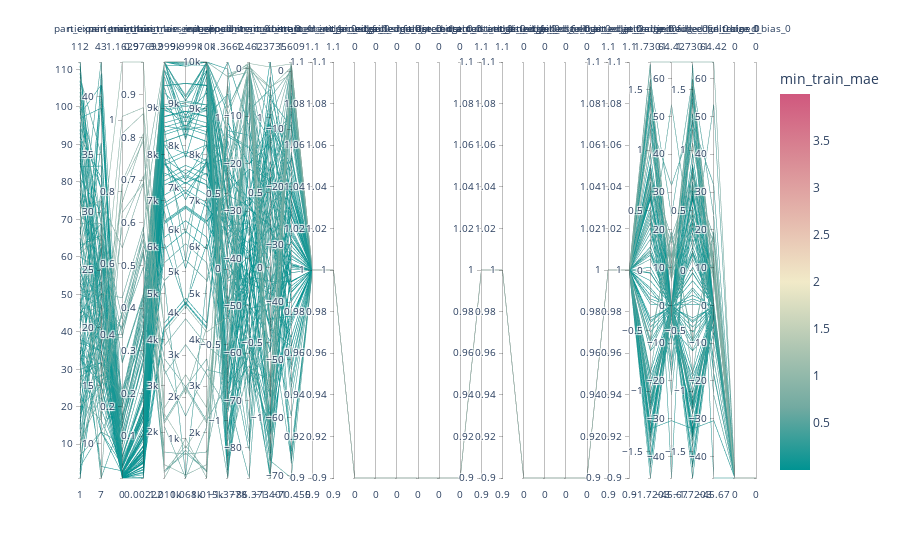

This figure's notebook cell:
### Code cell
fig = px.parallel_coordinates(exp_data, color="min_train_mae",
                             color_continuous_scale=px.colors.diverging.Tealrose,
                             color_continuous_midpoint=2)
fig.show()

### Figure 1 — Plotly figure (JSON) as saved in the notebook; plotly's stock layout.template omitted (floating-point values rounded to 4 significant figures)
{"data": [{"dimensions": [{"label": "participant", "values": [1, 2, 3, 4, 5, 6, 7, 8, 9, 10, 11, 12, 13, 14, 15, 16, 17, 18, 19, 20, 21, 22, 23, 24, 25, 26, 27, 28, 29, 30, 31, 32, 33, 34, 35, 36, 37, 38, 39, 40, 41, 42, 43, 44, 45, 46, 47, 48, 49, 50, 51, 52, 53, 54, 55, 56, 57, 58, 59, 60, 61, 62, 63, 64, 65, 66, 67, 68, 69, 70, 71, 72, 73, 74, 75, 76, 77, 78, 79, 80, 81, 82, 83, 84, 85, 86, 87, 88, 89, 90, 91, 92, 93, 94, 95, 96, 97, 98, 99, 100, 101, 102, 103, 104, 105, 106, 107, 108, 109, 110, 111, 112]}, {"label": "n_experienced", "values": [19, 27, 29, 11, 19, 17, 11, 28, 20, 15, 14, 24, 16, 42, 27, 22, 18, 20, 21, 15, 22, 12, 40, 23, 19, 21, 27, 17, 32, 17, 40, 22, 15, 27, 11, 15, 18, 18, 8, 15, 36, 26, 41, 22, 24, 20, 31, 7, 15, 22, 23, 26, 19, 11, 18, 20, 17, 22, 15, 25, 28, 29, 28, 13, 12, 43, 19, 14, 29, 20, 28, 21, 31, 7, 24, 21, 24, 18, 27, 21, 30, 12, 17, 34, 24, 23, 22, 20, 14, 24, 17, 33, 24, 16, 32, 20, 39, 41, 29, 20, 32, 23, 16, 25, 27, 26, 18, 35, 26, 29, 20, 22]}, {"label": "min_train_loss", "values": [0.0001361, 0.05828, 0.1276, 0.09509, 0.3928, 0.2156, 0.2458, 0.2054, 0.221, 0.8279, 0.4604, 0.1031, 0.2332, 0.004322, 6.628e-06, 0.007977, 0.1147, 0.2249, 0.01762, 0.03317, 0.01985, 0.8175, 0.002988, 0.4152, 0.01808, 0.7715, 0.2345, 0.005059, 0.04495, 0.001913, 0.1406, 0.06135, 0.003054, 0.002313, 0.01183, 0.004419, 0.0008339, 0.01077, 0.01982, 0.03115, 0.02934, 0.004955, 0.001239, 0.1962, 0.005364, 0.01584, 0.1487, 0.1687, 0.4288, 0.004712, 0.2011, 0.1617, 0.04053, 0.0353, 0.07716, 0.005983, 0.01676, 0.0002863, 0.4659, 0.02677, 0.3983, 0.01064, 0.01867, 0.0312, 0.03336, 0.171, 0.1657, 0.1012, 0.3218, 1.011, 0.326, 0.03734, 0.6433, 0.7424, 0.001645, 0.4213, 0.1217, 0.003014, 0.1459, 0.0613, 0.03686, 0.9632, 0.002209, 0.001396, 0.01251, 0.007, 0.1641, 0.006674, 0.01216, 0.1539, 0.061, 0.007909, 0.0005566, 1.514e-05, 0.03234, 0.05646, 0.005171, 0.05013, 0.004034, 0.0169, 0.001001, 0.5036, 0.7029, 0.004754, 1.163, 0.03329, 0.0003939, 0.1758, 0.009161, 0.4445, 0.002041, 0.01521]}, {"label": "min_train_mae", "values": [0.009796, 0.1973, 0.2999, 0.284, 0.5791, 0.4032, 0.3856, 0.3649, 0.4233, 0.8094, 0.5623, 0.2746, 0.4297, 0.05649, 0.002221, 0.07866, 0.2761, 0.4132, 0.1001, 0.1369, 0.1249, 0.7918, 0.04447, 0.5265, 0.118, 0.8005, 0.3375, 0.06129, 0.1644, 0.03737, 0.3507, 0.1942, 0.04271, 0.04005, 0.1003, 0.05417, 0.02285, 0.09463, 0.1157, 0.1447, 0.1479, 0.05723, 0.02758, 0.4045, 0.06118, 0.1072, 0.3439, 0.3483, 0.5363, 0.05356, 0.3755, 0.3481, 0.1505, 0.1576, 0.248, 0.06521, 0.1084, 0.01403, 0.5754, 0.1391, 0.5315, 0.06893, 0.1079, 0.15, 0.1691, 0.3374, 0.3516, 0.2738, 0.4282, 0.8701, 0.434, 0.1705, 0.6922, 0.6931, 0.03865, 0.497, 0.3149, 0.04956, 0.3239, 0.1878, 0.161, 0.856, 0.03609, 0.02943, 0.08921, 0.06797, 0.3489, 0.06621, 0.09685, 0.2973, 0.2142, 0.07631, 0.02109, 0.00315, 0.1573, 0.2034, 0.06292, 0.1674, 0.04825, 0.1048, 0.02788, 0.5899, 0.7101, 0.05766, 0.9769, 0.1567, 0.0162, 0.3926, 0.07519, 0.5455, 0.03929, 0.09705]}, {"label": "min_train_loss_epoch", "values": [7125, 9028, 9074, 9999, 9999, 9999, 2248, 5662, 9999, 1299, 3253, 9999, 9999, 4364, 6212, 7772, 9999, 9999, 9999, 9999, 9488, 1011, 4266, 2123, 8592, 2201, 5246, 9803, 9999, 9334, 6773, 9999, 7853, 6566, 9933, 9999, 8618, 9801, 9999, 9999, 8279, 7347, 4241, 9999, 7071, 8284, 9999, 9999, 1170, 8816, 9999, 9999, 9999, 9999, 9999, 7532, 9999, 9489, 3870, 9438, 3586, 9820, 9053, 9999, 9999, 7941, 9999, 9999, 9999, 4164, 3355, 8827, 4272, 9999, 8429, 1136, 9999, 7791, 9679, 9999, 8685, 2532, 9999, 5958, 7914, 7866, 9999, 7807, 9485, 9999, 9999, 6538, 7598, 8493, 7433, 9966, 6952, 6070, 8212, 9999, 6509, 1572, 1163, 6875, 2391, 8947, 7348, 8550, 8953, 5277, 8978, 8198]}, {"label": "min_train_mae_epoch", "values": [7125, 9032, 9074, 9999, 9999, 9999, 2250, 5662, 9993, 142, 3253, 9999, 9999, 4364, 6212, 7772, 9999, 9999, 9960, 9929, 9488, 1014, 4265, 68, 8593, 2203, 126, 8565, 9999, 8731, 4105, 9074, 6711, 6567, 9904, 9999, 8378, 8321, 9999, 9999, 8279, 7308, 4241, 9999, 5072, 8284, 8381, 9999, 661, 8816, 9999, 9999, 9999, 9999, 9999, 7531, 9999, 9490, 3872, 7721, 2240, 9082, 8466, 8673, 9999, 5900, 9985, 9999, 9999, 4165, 1547, 8827, 2068, 9999, 8429, 729, 9999, 6862, 8144, 8193, 8685, 2534, 9999, 5958, 7330, 7866, 9999, 7081, 9485, 9155, 9999, 6539, 7109, 8493, 7433, 9199, 6952, 4199, 7805, 9897, 6509, 637, 834, 6875, 784, 8946, 7260, 5256, 8677, 5278, 8978, 7183]}, {"label": "end_epoch", "values": [7126, 9072, 9075, 10000, 10000, 10000, 2251, 5663, 10000, 1304, 3254, 10000, 10000, 4365, 6213, 7773, 10000, 10000, 10000, 10000, 9489, 1015, 4275, 2124, 8594, 2204, 5247, 9804, 10000, 9335, 6774, 10000, 7855, 6568, 9934, 10000, 8619, 9802, 10000, 10000, 8280, 7348, 4242, 10000, 7072, 8285, 10000, 10000, 1172, 8817, 10000, 10000, 10000, 10000, 10000, 7571, 10000, 9500, 3873, 9439, 3588, 9821, 9054, 10000, 10000, 7942, 10000, 10000, 10000, 4166, 3356, 8828, 4276, 10000, 8430, 1145, 10000, 7792, 9681, 10000, 8686, 2535, 10000, 5959, 7915, 7867, 10000, 7828, 9486, 10000, 10000, 6540, 7599, 8494, 7434, 10000, 6953, 6071, 8213, 10000, 6510, 1576, 1165, 6876, 2393, 8948, 7349, 8552, 8954, 5279, 8979, 8199]}, {"label": "init_src_content_0", "values": [-0.8577, 1.366, 0.6918, 0.6409, -1.216, -0.2627, -0.7484, -0.7118, 0.7142, 1.288, -0.9276, -1.055, -0.8898, 0.9138, -0.327, -0.6581, -0.8333, -0.3207, 0.4181, 0.3936, 0.06697, 1.27, 0.8737, 0.6628, 0.6189, -0.08695, 0.3705, 0.599, -1.132, -0.8563, 1.207, 0.8884, -0.06432, 0.4864, 0.4248, -1.374, 0.2614, -1.323, -0.752, 1.027, -1.363, -0.2383, 0.9619, 0.5572, -0.2875, -0.2192, -0.4164, -0.8361, 0.4266, -0.5662, -0.2536, -1.3, 0.528, 0.6024, 0.1357, 0.2883, -0.1793, 0.7992, -0.6189, -1.298, -1.378, -0.9054, -0.7, 0.367, 1.319, 0.8438, -0.2696, -0.4847, 1.065, -0.3143, -0.6964, 1.154, 1.016, 1.269, 0.2895, 1.063, 0.241, 0.7322, -1.325, -1.064, -1.088, 1.258, -0.9434, 0.6506, -0.0741, 0.2012, 0.03473, -0.002832, 0.07624, 0.628, 0.5259, 0.5103, 0.2068, -0.2252, -0.6814, 0.1889, -1.37, -0.5908, -0.7894, -0.7154, 0.04349, -0.548, 1.267, 0.2324, 0.597, -1.05, 0.3445, -0.9155, -0.8261, 0.6857, -1.233, 0.2111]}, {"label": "trained_src_content_0", "values": [-38.79, -12.15, -8.725, -55.62, -62.95, -4.16, 0.09998, 0.3255, -69.33, 0.3731, -2.345, -59.19, -58.0, -14.02, -31.82, -44.42, -62.59, -57.14, -47.85, -27.56, -50.61, 1.072, -16.72, -0.5842, -29.61, -0.2113, -0.2588, -49.71, -50.33, -45.91, -35.14, -16.48, -39.32, -28.98, -60.24, -37.06, -36.74, -51.74, -60.7, -57.35, -10.34, -26.42, -20.18, -77.85, -44.19, -49.81, -7.41, -86.37, 1.063, -30.47, -3.301, -5.577, -53.99, -69.39, -7.24, -32.57, -66.65, -35.59, 0.6406, -48.93, 0.7908, -20.06, -21.16, -66.38, -48.21, -32.18, -79.23, -80.68, 0.7289, 0.51, 0.8322, -25.87, 1.462, -0.7083, -39.2, 1.262, -56.84, -44.54, -56.22, -60.02, -42.47, 1.296, -50.83, -27.72, -44.12, -43.87, -65.54, -45.21, -55.55, -74.62, -56.41, -21.19, -33.36, -43.13, -38.97, -67.32, -16.06, -30.95, -35.21, -27.14, -28.86, 0.3913, 0.6738, -29.37, 1.161, -49.91, -38.75, -53.61, -41.17, 0.8039, -43.4, -48.84]}, {"label": "init_src_content_1", "values": [-1.043, 0.2299, 1.191, -1.188, -0.7592, -1.284, -0.08939, 0.5639, -0.1841, -0.9584, -0.8625, -1.111, -1.04, 0.2319, -0.4229, -0.5585, -1.063, -1.401, -1.063, 0.009941, -0.241, -0.81, 0.5662, -0.09584, 0.2907, 1.2, -1.107, -0.4891, -0.8365, 0.393, 0.5664, 0.5101, -0.4077, 0.6642, -0.09274, 0.5971, -1.106, 0.4768, -1.381, -0.9835, -1.169, -0.3433, 0.9613, 0.5663, 0.7107, 0.6066, -0.3328, 0.397, 0.2693, -0.07138, -0.3508, 0.5256, -1.285, 0.6709, 0.843, -0.2045, 0.9669, -1.239, 1.135, 1.027, -0.462, 0.8351, 0.5923, 0.2338, -1.388, -0.5615, 0.6586, 0.3482, -0.3997, 1.207, 0.09762, 0.8889, 0.8109, -1.381, -0.3851, -0.2567, -0.8511, 1.073, 0.08005, 1.095, -0.9702, -0.8019, 0.9703, 1.373, -0.1415, -0.08839, -0.5486, -0.1712, -0.1157, 0.8504, -1.2, -0.832, -0.7323, -0.8634, 0.9396, 0.4219, -0.2187, 1.127, 0.8341, 0.3247, 1.025, -0.4611, -1.224, 0.2785, 1.34, 1.176, 0.2679, 0.8923, 1.274, 0.9998, 0.1676, 0.8827]}, {"label": "trained_src_content_1", "values": [-41.02, -53.74, -50.87, -21.2, -0.7157, -70.45, 0.981, 1.009, -4.477, 0.6689, 0.8611, -9.946, -3.787, -20.37, -32.02, -30.23, -2.476, -6.064, -28.03, -65.82, -24.62, 1.284, -20.9, 0.5469, -51.65, 0.6955, 0.5197, -33.99, -14.04, -37.77, -5.77, -67.93, -47.63, -36.5, -36.37, -47.49, -43.47, -33.74, -33.29, -19.86, -34.27, -42.38, -16.35, -5.224, -28.38, -29.38, -59.71, -11.1, 1.609, -44.07, -67.29, -56.71, -23.06, -29.07, -67.11, -46.04, -27.26, -38.21, 0.1519, -22.24, -4.277, -39.88, -39.53, -31.77, -33.58, -1.536, -9.21, -15.01, -0.5222, -0.4835, -0.6686, -54.73, 1.14, 0.331, -31.0, 1.103, -14.61, -37.2, -6.96, -21.08, -18.63, 1.221, -33.48, -22.56, -24.84, -29.55, -6.018, -32.5, -34.88, -7.381, -23.62, -30.95, -36.45, -42.69, -17.4, -19.21, -24.24, -9.604, -25.65, -49.16, -24.85, -2.329, 0.798, -38.31, 1.275, -18.48, -43.09, -8.735, -25.68, 0.7013, -34.89, -27.67]}, {"label": "init_att_src_edge_0", "values": [1, 1, 1, 1, 1, 1, 1, 1, 1, 1, 1, 1, 1, 1, 1, 1, 1, 1, 1, 1, 1, 1, 1, 1, 1, 1, 1, 1, 1, 1, 1, 1, 1, 1, 1, 1, 1, 1, 1, 1, 1, 1, 1, 1, 1, 1, 1, 1, 1, 1, 1, 1, 1, 1, 1, 1, 1, 1, 1, 1, 1, 1, 1, 1, 1, 1, 1, 1, 1, 1, 1, 1, 1, 1, 1, 1, 1, 1, 1, 1, 1, 1, 1, 1, 1, 1, 1, 1, 1, 1, 1, 1, 1, 1, 1, 1, 1, 1, 1, 1, 1, 1, 1, 1, 1, 1, 1, 1, 1, 1, 1, 1]}, {"label": "trained_att_src_edge_0", "values": [1, 1, 1, 1, 1, 1, 1, 1, 1, 1, 1, 1, 1, 1, 1, 1, 1, 1, 1, 1, 1, 1, 1, 1, 1, 1, 1, 1, 1, 1, 1, 1, 1, 1, 1, 1, 1, 1, 1, 1, 1, 1, 1, 1, 1, 1, 1, 1, 1, 1, 1, 1, 1, 1, 1, 1, 1, 1, 1, 1, 1, 1, 1, 1, 1, 1, 1, 1, 1, 1, 1, 1, 1, 1, 1, 1, 1, 1, 1, 1, 1, 1, 1, 1, 1, 1, 1, 1, 1, 1, 1, 1, 1, 1, 1, 1, 1, 1, 1, 1, 1, 1, 1, 1, 1, 1, 1, 1, 1, 1, 1, 1]}, {"label": "init_src_edge_0", "values": [null, null, null, null, null, null, null, null, null, null, null, null, null, null, null, null, null, null, null, null, null, null, null, null, null, null, null, null, null, null, null, null, null, null, null, null, null, null, null, null, null, null, null, null, null, null, null, null, null, null, null, null, null, null, null, null, null, null, null, null, null, null, null, null, null, null, null, null, null, null, null, null, null, null, null, null, null, null, null, null, null, null, null, null, null, null, null, null, null, null, null, null, null, null, null, null, null, null, null, null, null, null, null, null, null, null, null, null, null, null, null, null]}, {"label": "trained_src_edge_0", "values": [null, null, null, null, null, null, null, null, null, null, null, null, null, null, null, null, null, null, null, null, null, null, null, null, null, null, null, null, null, null, null, null, null, null, null, null, null, null, null, null, null, null, null, null, null, null, null, null, null, null, null, null, null, null, null, null, null, null, null, null, null, null, null, null, null, null, null, null, null, null, null, null, null, null, null, null, null, null, null, null, null, null, null, null, null, null, null, null, null, null, null, null, null, null, null, null, null, null, null, null, null, null, null, null, null, null, null, null, null, null, null, null]}, {"label": "init_full_src_edge_0", "values": [null, null, null, null, null, null, null, null, null, null, null, null, null, null, null, null, null, null, null, null, null, null, null, null, null, null, null, null, null, null, null, null, null, null, null, null, null, null, null, null, null, null, null, null, null, null, null, null, null, null, null, null, null, null, null, null, null, null, null, null, null, null, null, null, null, null, null, null, null, null, null, null, null, null, null, null, null, null, null, null, null, null, null, null, null, null, null, null, null, null, null, null, null, null, null, null, null, null, null, null, null, null, null, null, null, null, null, null, null, null, null, null]}, {"label": "trained_full_src_edge_0", "values": [null, null, null, null, null, null, null, null, null, null, null, null, null, null, null, null, null, null, null, null, null, null, null, null, null, null, null, null, null, null, null, null, null, null, null, null, null, null, null, null, null, null, null, null, null, null, null, null, null, null, null, null, null, null, null, null, null, null, null, null, null, null, null, null, null, null, null, null, null, null, null, null, null, null, null, null, null, null, null, null, null, null, null, null, null, null, null, null, null, null, null, null, null, null, null, null, null, null, null, null, null, null, null, null, null, null, null, null, null, null, null, null]}, {"label": "init_dst_content_0", "values": [null, null, null, null, null, null, null, null, null, null, null, null, null, null, null, null, null, null, null, null, null, null, null, null, null, null, null, null, null, null, null, null, null, null, null, null, null, null, null, null, null, null, null, null, null, null, null, null, null, null, null, null, null, null, null, null, null, null, null, null, null, null, null, null, null, null, null, null, null, null, null, null, null, null, null, null, null, null, null, null, null, null, null, null, null, null, null, null, null, null, null, null, null, null, null, null, null, null, null, null, null, null, null, null, null, null, null, null, null, null, null, null]}, {"label": "trained_dst_content_0", "values": [null, null, null, null, null, null, null, null, null, null, null, null, null, null, null, null, null, null, null, null, null, null, null, null, null, null, null, null, null, null, null, null, null, null, null, null, null, null, null, null, null, null, null, null, null, null, null, null, null, null, null, null, null, null, null, null, null, null, null, null, null, null, null, null, null, null, null, null, null, null, null, null, null, null, null, null, null, null, null, null, null, null, null, null, null, null, null, null, null, null, null, null, null, null, null, null, null, null, null, null, null, null, null, null, null, null, null, null, null, null, null, null]}, {"label": "init_att_dst_edge_0", "values": [1, 1, 1, 1, 1, 1, 1, 1, 1, 1, 1, 1, 1, 1, 1, 1, 1, 1, 1, 1, 1, 1, 1, 1, 1, 1, 1, 1, 1, 1, 1, 1, 1, 1, 1, 1, 1, 1, 1, 1, 1, 1, 1, 1, 1, 1, 1, 1, 1, 1, 1, 1, 1, 1, 1, 1, 1, 1, 1, 1, 1, 1, 1, 1, 1, 1, 1, 1, 1, 1, 1, 1, 1, 1, 1, 1, 1, 1, 1, 1, 1, 1, 1, 1, 1, 1, 1, 1, 1, 1, 1, 1, 1, 1, 1, 1, 1, 1, 1, 1, 1, 1, 1, 1, 1, 1, 1, 1, 1, 1, 1, 1]}, {"label": "trained_att_dst_edge_0", "values": [1, 1, 1, 1, 1, 1, 1, 1, 1, 1, 1, 1, 1, 1, 1, 1, 1, 1, 1, 1, 1, 1, 1, 1, 1, 1, 1, 1, 1, 1, 1, 1, 1, 1, 1, 1, 1, 1, 1, 1, 1, 1, 1, 1, 1, 1, 1, 1, 1, 1, 1, 1, 1, 1, 1, 1, 1, 1, 1, 1, 1, 1, 1, 1, 1, 1, 1, 1, 1, 1, 1, 1, 1, 1, 1, 1, 1, 1, 1, 1, 1, 1, 1, 1, 1, 1, 1, 1, 1, 1, 1, 1, 1, 1, 1, 1, 1, 1, 1, 1, 1, 1, 1, 1, 1, 1, 1, 1, 1, 1, 1, 1]}, {"label": "init_dst_edge_0", "values": [null, null, null, null, null, null, null, null, null, null, null, null, null, null, null, null, null, null, null, null, null, null, null, null, null, null, null, null, null, null, null, null, null, null, null, null, null, null, null, null, null, null, null, null, null, null, null, null, null, null, null, null, null, null, null, null, null, null, null, null, null, null, null, null, null, null, null, null, null, null, null, null, null, null, null, null, null, null, null, null, null, null, null, null, null, null, null, null, null, null, null, null, null, null, null, null, null, null, null, null, null, null, null, null, null, null, null, null, null, null, null, null]}, {"label": "trained_dst_edge_0", "values": [null, null, null, null, null, null, null, null, null, null, null, null, null, null, null, null, null, null, null, null, null, null, null, null, null, null, null, null, null, null, null, null, null, null, null, null, null, null, null, null, null, null, null, null, null, null, null, null, null, null, null, null, null, null, null, null, null, null, null, null, null, null, null, null, null, null, null, null, null, null, null, null, null, null, null, null, null, null, null, null, null, null, null, null, null, null, null, null, null, null, null, null, null, null, null, null, null, null, null, null, null, null, null, null, null, null, null, null, null, null, null, null]}, {"label": "init_full_dst_edge_0", "values": [null, null, null, null, null, null, null, null, null, null, null, null, null, null, null, null, null, null, null, null, null, null, null, null, null, null, null, null, null, null, null, null, null, null, null, null, null, null, null, null, null, null, null, null, null, null, null, null, null, null, null, null, null, null, null, null, null, null, null, null, null, null, null, null, null, null, null, null, null, null, null, null, null, null, null, null, null, null, null, null, null, null, null, null, null, null, null, null, null, null, null, null, null, null, null, null, null, null, null, null, null, null, null, null, null, null, null, null, null, null, null, null]}, {"label": "trained_full_dst_edge_0", "values": [null, null, null, null, null, null, null, null, null, null, null, null, null, null, null, null, null, null, null, null, null, null, null, null, null, null, null, null, null, null, null, null, null, null, null, null, null, null, null, null, null, null, null, null, null, null, null, null, null, null, null, null, null, null, null, null, null, null, null, null, null, null, null, null, null, null, null, null, null, null, null, null, null, null, null, null, null, null, null, null, null, null, null, null, null, null, null, null, null, null, null, null, null, null, null, null, null, null, null, null, null, null, null, null, null, null, null, null, null, null, null, null]}, {"label": "init_att_edge_0", "values": [1, 1, 1, 1, 1, 1, 1, 1, 1, 1, 1, 1, 1, 1, 1, 1, 1, 1, 1, 1, 1, 1, 1, 1, 1, 1, 1, 1, 1, 1, 1, 1, 1, 1, 1, 1, 1, 1, 1, 1, 1, 1, 1, 1, 1, 1, 1, 1, 1, 1, 1, 1, 1, 1, 1, 1, 1, 1, 1, 1, 1, 1, 1, 1, 1, 1, 1, 1, 1, 1, 1, 1, 1, 1, 1, 1, 1, 1, 1, 1, 1, 1, 1, 1, 1, 1, 1, 1, 1, 1, 1, 1, 1, 1, 1, 1, 1, 1, 1, 1, 1, 1, 1, 1, 1, 1, 1, 1, 1, 1, 1, 1]}, {"label": "trained_att_edge_0", "values": [1, 1, 1, 1, 1, 1, 1, 1, 1, 1, 1, 1, 1, 1, 1, 1, 1, 1, 1, 1, 1, 1, 1, 1, 1, 1, 1, 1, 1, 1, 1, 1, 1, 1, 1, 1, 1, 1, 1, 1, 1, 1, 1, 1, 1, 1, 1, 1, 1, 1, 1, 1, 1, 1, 1, 1, 1, 1, 1, 1, 1, 1, 1, 1, 1, 1, 1, 1, 1, 1, 1, 1, 1, 1, 1, 1, 1, 1, 1, 1, 1, 1, 1, 1, 1, 1, 1, 1, 1, 1, 1, 1, 1, 1, 1, 1, 1, 1, 1, 1, 1, 1, 1, 1, 1, 1, 1, 1, 1, 1, 1, 1]}, {"label": "init_edge_0", "values": [0.5908, -1.188, 0.1602, 1.393, -1.181, 1.427, 1.522, 1.589, -1.094, 1.051, 0.705, -1.72, 1.242, 0.02741, 0.9702, 0.6008, 1.71, 0.7151, -1.344, 0.6199, 0.3116, 1.385, -1.15, 0.8343, -0.8769, 1.165, 1.224, -0.1431, -1.098, -0.3916, 0.2594, 0.4951, -0.08412, 0.6103, 0.1958, -1.346, -0.2351, 0.4591, -1.373, -0.6656, 1.516, 0.853, 1.476, -1.459, 0.6102, -1.179, -0.02207, -1.411, 0.8145, 0.6596, 1.529, 0.09498, -1.606, -0.5797, 0.3993, 1.301, -0.4152, 0.5294, -0.8562, -0.1622, 1.581, -0.8427, 0.1277, -1.311, -1.382, -1.058, -0.2504, 0.6846, 0.1755, -0.5692, -0.6054, 0.4298, 0.687, 1.73, 1.171, 0.399, -0.6615, -0.204, -1.132, 0.7354, 0.1446, 1.568, 0.3547, -1.541, -1.113, -0.4291, -0.9437, -0.9297, -1.012, 1.578, 0.1616, -0.2784, 0.881, -1.321, -0.01608, -1.632, 1.249, 0.6409, -0.51, -0.468, -0.6066, 0.7766, 1.058, 0.799, 0.486, -1.312, -1.366, 0.3952, -1.085, 0.793, -1.269, -1.011]}, {"label": "trained_edge_0", "values": [-0.02687, 0.0007547, 0.6938, -0.02522, -0.003618, -6.441, 7.647, 23.63, -0.0273, 11.32, 16.56, -0.258, -10.1, -0.07625, -0.01733, -0.1047, -45.67, -23.73, -0.0992, -0.9214, -0.1081, 8.986, 5.985e-05, 12.63, -5.112, 13.07, 31.8, -1.694, -3.394, -0.4979, -0.1456, -18.01, 0.0006951, 0.0004745, 0.02593, -1.788, -0.2351, -0.1588, -2.609, -5.821, -0.0407, -1.722, -0.006096, 0.004918, -0.1712, -7.091, -0.03841, -0.06997, 7.114, 0.006911, -18.5, -0.1018, -0.2575, -0.01451, -14.38, 0.0004526, -0.04381, 9.506e-05, 18.93, -2.937, 7.489, 0.007272, -0.1266, -2.033, -0.1114, -1.058, -2.0, -3.014, 53.13, 18.24, 19.49, -0.004658, 12.52, 64.42, -0.06821, 8.517, -0.004516, -0.204, 0.0002357, 0.01085, -0.1317, 6.379, -0.2419, -1.541, -1.113, 0.0193, -3.576, 0.0004938, -0.1939, -0.1152, -2.855, 8.579e-05, -0.1725, -0.01927, -0.01608, 0.001083, -2.075, -0.1206, -0.3429, -0.3313, -0.6066, 10.06, 10.96, -0.1797, 6.839, -30.48, -0.9717, -0.1223, -1.085, 18.18, -1.992, -1.002]}, {"label": "init_full_edge_0", "values": [0.5908, -1.188, 0.1602, 1.393, -1.181, 1.427, 1.522, 1.589, -1.094, 1.051, 0.705, -1.72, 1.242, 0.02741, 0.9702, 0.6008, 1.71, 0.7151, -1.344, 0.6199, 0.3116, 1.385, -1.15, 0.8343, -0.8769, 1.165, 1.224, -0.1431, -1.098, -0.3916, 0.2594, 0.4951, -0.08412, 0.6103, 0.1958, -1.346, -0.2351, 0.4591, -1.373, -0.6656, 1.516, 0.853, 1.476, -1.459, 0.6102, -1.179, -0.02207, -1.411, 0.8145, 0.6596, 1.529, 0.09498, -1.606, -0.5797, 0.3993, 1.301, -0.4152, 0.5294, -0.8562, -0.1622, 1.581, -0.8427, 0.1277, -1.311, -1.382, -1.058, -0.2504, 0.6846, 0.1755, -0.5692, -0.6054, 0.4298, 0.687, 1.73, 1.171, 0.399, -0.6615, -0.204, -1.132, 0.7354, 0.1446, 1.568, 0.3547, -1.541, -1.113, -0.4291, -0.9437, -0.9297, -1.012, 1.578, 0.1616, -0.2784, 0.881, -1.321, -0.01608, -1.632, 1.249, 0.6409, -0.51, -0.468, -0.6066, 0.7766, 1.058, 0.799, 0.486, -1.312, -1.366, 0.3952, -1.085, 0.793, -1.269, -1.011]}, {"label": "trained_full_edge_0", "values": [-0.02687, 0.0007547, 0.6938, -0.02522, -0.003618, -6.441, 7.647, 23.63, -0.0273, 11.32, 16.56, -0.258, -10.1, -0.07625, -0.01733, -0.1047, -45.67, -23.73, -0.0992, -0.9214, -0.1081, 8.986, 5.985e-05, 12.63, -5.112, 13.07, 31.8, -1.694, -3.394, -0.4979, -0.1456, -18.01, 0.0006951, 0.0004745, 0.02593, -1.788, -0.2351, -0.1588, -2.609, -5.821, -0.0407, -1.722, -0.006096, 0.004918, -0.1712, -7.091, -0.03841, -0.06997, 7.114, 0.006911, -18.5, -0.1018, -0.2575, -0.01451, -14.38, 0.0004526, -0.04381, 9.506e-05, 18.93, -2.937, 7.489, 0.007272, -0.1266, -2.033, -0.1114, -1.058, -2.0, -3.014, 53.13, 18.24, 19.49, -0.004658, 12.52, 64.42, -0.06821, 8.517, -0.004516, -0.204, 0.0002357, 0.01085, -0.1317, 6.379, -0.2419, -1.541, -1.113, 0.0193, -3.576, 0.0004938, -0.1939, -0.1152, -2.855, 8.579e-05, -0.1725, -0.01927, -0.01608, 0.001083, -2.075, -0.1206, -0.3429, -0.3313, -0.6066, 10.06, 10.96, -0.1797, 6.839, -30.48, -0.9717, -0.1223, -1.085, 18.18, -1.992, -1.002]}, {"label": "init_bias_0", "values": [null, null, null, null, null, null, null, null, null, null, null, null, null, null, null, null, null, null, null, null, null, null, null, null, null, null, null, null, null, null, null, null, null, null, null, null, null, null, null, null, null, null, null, null, null, null, null, null, null, null, null, null, null, null, null, null, null, null, null, null, null, null, null, null, null, null, null, null, null, null, null, null, null, null, null, null, null, null, null, null, null, null, null, null, null, null, null, null, null, null, null, null, null, null, null, null, null, null, null, null, null, null, null, null, null, null, null, null, null, null, null, null]}, {"label": "trained_bias_0", "values": [null, null, null, null, null, null, null, null, null, null, null, null, null, null, null, null, null, null, null, null, null, null, null, null, null, null, null, null, null, null, null, null, null, null, null, null, null, null, null, null, null, null, null, null, null, null, null, null, null, null, null, null, null, null, null, null, null, null, null, null, null, null, null, null, null, null, null, null, null, null, null, null, null, null, null, null, null, null, null, null, null, null, null, null, null, null, null, null, null, null, null, null, null, null, null, null, null, null, null, null, null, null, null, null, null, null, null, null, null, null, null, null]}], "domain": {"x": [0, 1], "y": [0, 1]}, "line": {"color": [0.009796, 0.1973, 0.2999, 0.284, 0.5791, 0.4032, 0.3856, 0.3649, 0.4233, 0.8094, 0.5623, 0.2746, 0.4297, 0.05649, 0.002221, 0.07866, 0.2761, 0.4132, 0.1001, 0.1369, 0.1249, 0.7918, 0.04447, 0.5265, 0.118, 0.8005, 0.3375, 0.06129, 0.1644, 0.03737, 0.3507, 0.1942, 0.04271, 0.04005, 0.1003, 0.05417, 0.02285, 0.09463, 0.1157, 0.1447, 0.1479, 0.05723, 0.02758, 0.4045, 0.06118, 0.1072, 0.3439, 0.3483, 0.5363, 0.05356, 0.3755, 0.3481, 0.1505, 0.1576, 0.248, 0.06521, 0.1084, 0.01403, 0.5754, 0.1391, 0.5315, 0.06893, 0.1079, 0.15, 0.1691, 0.3374, 0.3516, 0.2738, 0.4282, 0.8701, 0.434, 0.1705, 0.6922, 0.6931, 0.03865, 0.497, 0.3149, 0.04956, 0.3239, 0.1878, 0.161, 0.856, 0.03609, 0.02943, 0.08921, 0.06797, 0.3489, 0.06621, 0.09685, 0.2973, 0.2142, 0.07631, 0.02109, 0.00315, 0.1573, 0.2034, 0.06292, 0.1674, 0.04825, 0.1048, 0.02788, 0.5899, 0.7101, 0.05766, 0.9769, 0.1567, 0.0162, 0.3926, 0.07519, 0.5455, 0.03929, 0.09705], "coloraxis": "coloraxis"}, "name": "", "type": "parcoords"}], "layout": {"coloraxis": {"cmid": 2, "colorbar": {"title": {"text": "min_train_mae"}}, "colorscale": [[0, "rgb(0, 147, 146)"], [0.1667, "rgb(114, 170, 161)"], [0.3333, "rgb(177, 199, 179)"], [0.5, "rgb(241, 234, 200)"], [0.6667, "rgb(229, 185, 173)"], [0.8333, "rgb(217, 137, 148)"], [1, "rgb(208, 88, 126)"]]}, "legend": {"tracegroupgap": 0}, "margin": {"t": 60}}}
